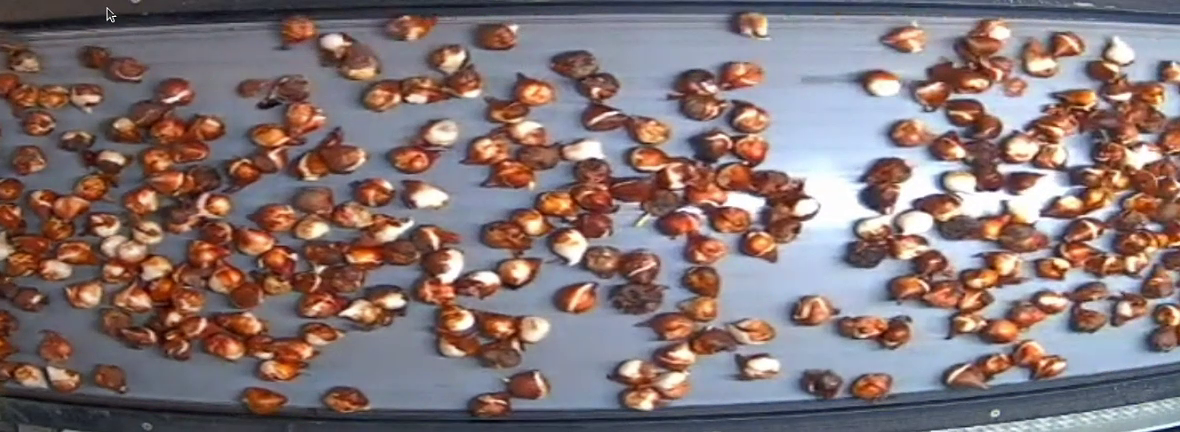
#> input picture test/data/belt_tulip/437.png, 1180 x 432 px, found by its file name
$ python match_template.py
#> lines starting #> are read from the running program, lines starting #| are printed output that depends on the picture
"""
Script to estimate shift. Copied from:
https://github.com/roel-klein/stitchem
"""

import warnings

import cv2
import numpy as np
import numpy.typing as npt


# [14 lines left out: function estimate_vertical_shift_match_template, not called in this run]

def estimate_shift_match_template(
        bottom_incoming_image : npt.NDArray,
        top_stitched_image: npt.NDArray,
        starting_roi_xyxy: list[int],
        max_shift : int,
        method = cv2.TM_CCOEFF,
        movement: str = "y-axis", # or x-axis
        direction: str = "decrease", # decrease
        mask = None,
    ) -> tuple[int, npt.NDArray]:
    """
    Estimates the shift in pixels from top_stitched_image to bottom_incoming_image.
    Arguments:
        - bottom_incoming_image : shifted image to align, grayscale np.uint8
        - top_stitched_image : starting image to align with, grayscale np.uint8
        - starting_roi_xyxy: bounding box of the bottom_stitched_image to use for align.
        - max_shift : maximum vertical shift in pixels
    Returns:
        pixelshift : Estimated number pixels of that should be added from incoming image
        errors : For each pixelshift, the sum of the MAE.
    """
    roi_x1 = starting_roi_xyxy[0]
    roi_y1 = starting_roi_xyxy[1]
    roi_x2 = starting_roi_xyxy[2]
    roi_y2 = starting_roi_xyxy[3]

    if movement=="y-axis":
        height = bottom_incoming_image.shape[0]
        max_shift_x = 0
        max_shift_y = min(max_shift, height)

        if roi_y1 < max_shift_y:
            warnings.warn(
                f"The region of interest y-position {roi_y1} is smaller than "
                f"maximum shift {max_shift}. Adjusting y-position to "
                f"{max_shift}, to make it possible to check previous pixel "
                f"lines. Adjusting either max_shift or still_box_xyxy is "
                f"recommended to prevent possible runtimeerrors.",
                stacklevel=2,
            )
            # further shift starting roi y-position if necessary
            # to make sure we can look at the max_shift pixels before it
            roi_y2 += max_shift_y - roi_y1
            roi_y1 += max_shift_y - roi_y1
            if roi_y2 > height:
                raise RuntimeError("Bounding box exceeded image border, reduce max "
                                   "shift or roi box size")

        # convert roi indices to be negative, relative to image end
        # this way we can use the same roi indices for a longer stitched image
        # and a shorter incoming image
        roi_y1 -= bottom_incoming_image.shape[0]
        roi_y2 -= bottom_incoming_image.shape[0]

    elif movement=="x-axis":
        width = bottom_incoming_image.shape[1]
        max_shift_y = 0
        max_shift_x = min(max_shift, width)

        if roi_x1 < max_shift_x:
            warnings.warn(
                f"The region of interest x-position {roi_x1} is smaller than "
                f"maximum shift {max_shift}. Adjusting x-position to "
                f"{max_shift}, to make it possible to check previous pixel "
                f"lines. Adjusting either max_shift or still_box_xyxy is "
                f"recommended to prevent possible runtimeerrors.",
                stacklevel=2,
            )
            # further shift starting roi y-position if necessary
            # to make sure we can look at the max_shift pixels before it
            roi_x2 += max_shift_x - roi_x1
            roi_x1 += max_shift_x - roi_x1
            if roi_x2 > width:
                raise RuntimeError("Bounding box exceeded image border, reduce max "
                                   "shift or roi box size")

        # convert roi indices to be negative, relative to image end
        # this way we can use the same roi indices for a longer stitched image
        # and a shorter incoming image
        roi_x1 -= bottom_incoming_image.shape[1]
        roi_x2 -= bottom_incoming_image.shape[1]

    else:
        KeyError()

    if direction=="decrease":
        # Apply template Matching
        search = bottom_incoming_image[roi_y1-max_shift_y:roi_y2,
                                       roi_x1-max_shift_x:roi_x2]
        index_order = -1
    elif direction=="increase":
        search = bottom_incoming_image[roi_y1:roi_y2+max_shift_y,
                                       roi_x1:roi_x2+max_shift_x]
        index_order = 1


    template = top_stitched_image[roi_y1:roi_y2, roi_x1:roi_x2]
    if mask is not None:
        # mask is for template!
        res = cv2.matchTemplate(search, template, method,mask=mask[roi_y1:roi_y2, roi_x1:roi_x2])
    else:
        res = cv2.matchTemplate(search, template, method,mask=None)

    if movement=="x-axis":
        res = res.T

    # If the method is TM_SQDIFF or TM_SQDIFF_NORMED, lower is better (error metric)
    # for other, higher is better(similarity metric)
    if method in [cv2.TM_SQDIFF, cv2.TM_SQDIFF_NORMED]:
        pixelshift = int(np.argmin(res[::index_order, 0])) * 1*index_order
    else:
        pixelshift = int(np.argmax(res[::index_order, 0])) * 1*index_order

    # [5 lines of commented-out code are left out]
    return pixelshift, res


# [230 lines left out: functions estimate_vertical_shift_match_template_twostage, estimate_vertical_shift_orb, not called in this run]


    # # if pixelshift <= 0:
    # #     warnings.warn(f"ORB found negative pixelshift {pixelshift}", stacklevel=2)
    # return pixelshift, (k2, d2)

if __name__=="__main__":
    from pathlib import Path

    indir = Path("data/belt_tulip")
    name_1 = indir / "437.png"
    name_2 = indir / "438.png"

    movement="x-axis"
    direction="increase"

    def read_data():
        bgr_img1 = cv2.imread(str(name_1), cv2.IMREAD_GRAYSCALE)
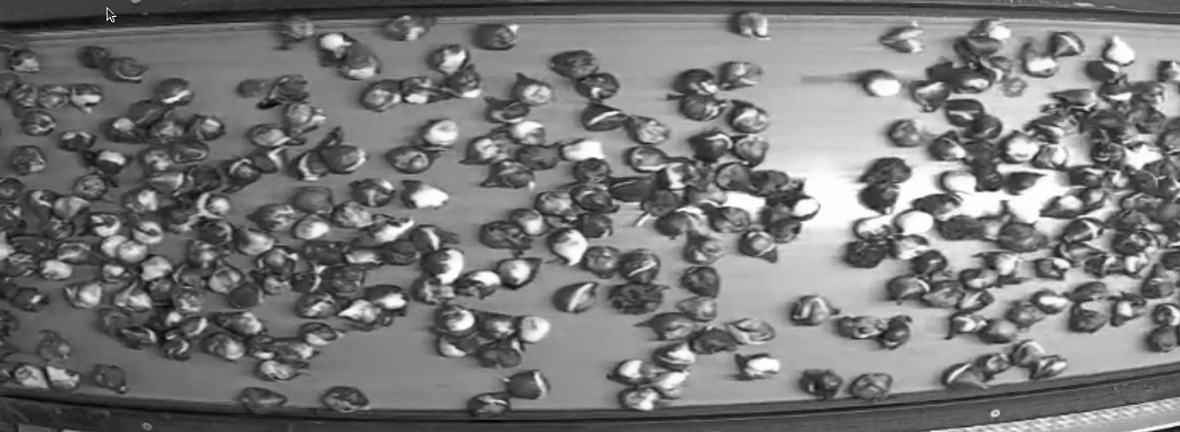
#> bgr_img1: shape (432, 1180); min 0, max 255, mean 120.2
        bgr_img2 = cv2.imread(str(name_2), cv2.IMREAD_GRAYSCALE)
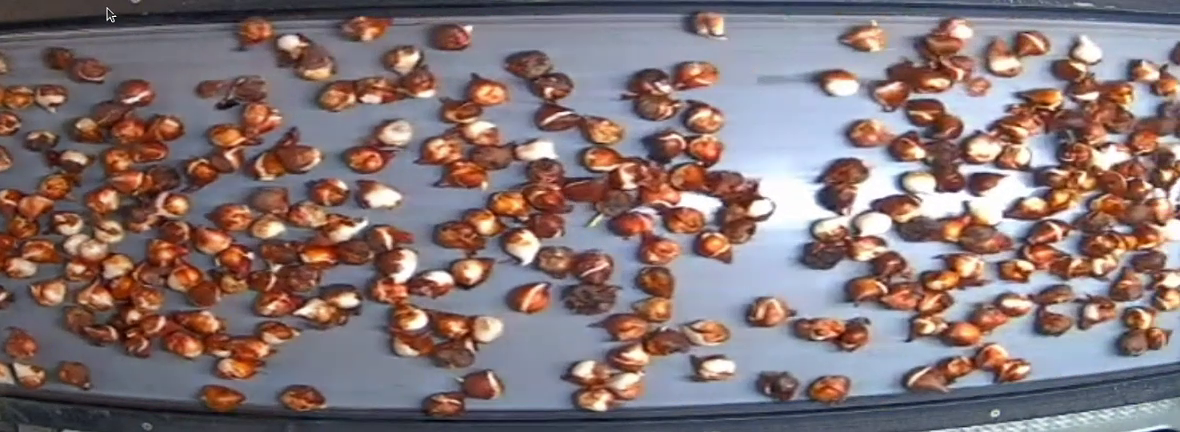
#> input picture test/data/belt_tulip/438.png, 1180 x 432 px, found by its file name
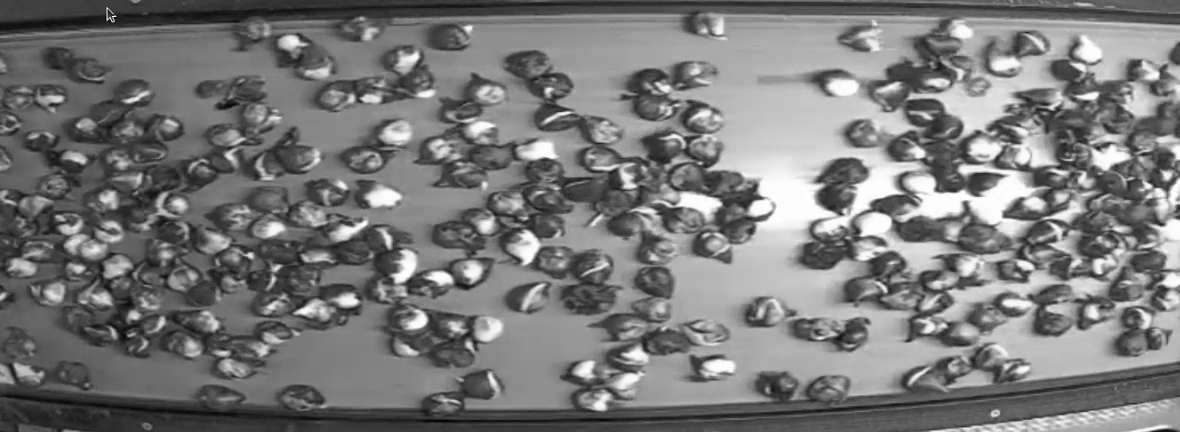
#> bgr_img2: shape (432, 1180); min 0, max 255, mean 120.6

        # # Rotate both images counter clockwise 90 degrees
        bgr_img1 = cv2.rotate(bgr_img1, cv2.ROTATE_90_CLOCKWISE)
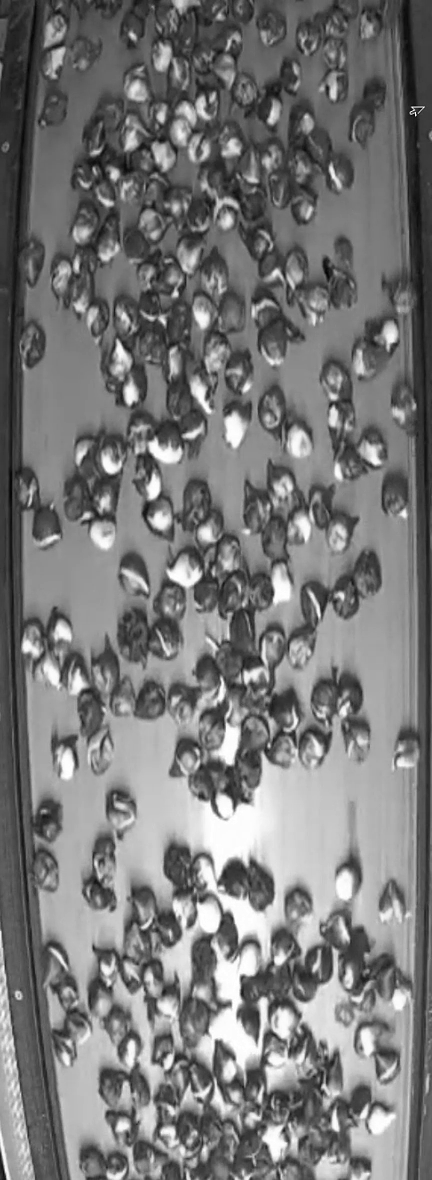
#> bgr_img1: shape (1180, 432); min 0, max 255, mean 120.2
        bgr_img2 = cv2.rotate(bgr_img2, cv2.ROTATE_90_CLOCKWISE)
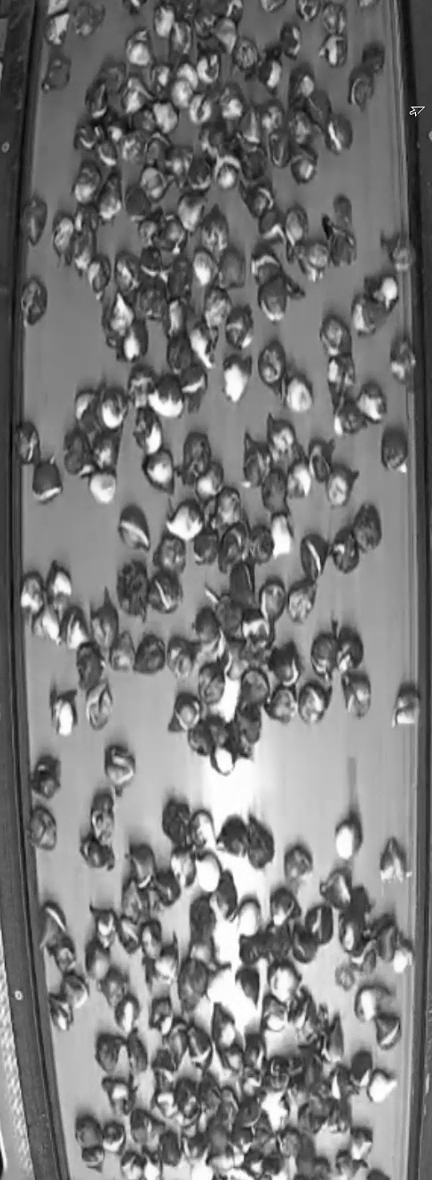
#> bgr_img2: shape (1180, 432); min 0, max 255, mean 120.6
        return bgr_img1, bgr_img2


    gt = -46
    if direction=="increase":
        gt = 46
        bgr_img2, bgr_img1 = read_data()
    else:
        bgr_img1, bgr_img2 = read_data()


    starting_roi_xyxy = [40, 300,375, 800]
    if movement=="x-axis":
        starting_roi_xyxy = [300, 40, 800, 375]

        bgr_img1 = cv2.rotate(bgr_img1, cv2.ROTATE_90_COUNTERCLOCKWISE)
        bgr_img2 = cv2.rotate(bgr_img2, cv2.ROTATE_90_COUNTERCLOCKWISE)

    shift_y, res = estimate_shift_match_template(bottom_incoming_image=bgr_img2,
                                           top_stitched_image=bgr_img1,
                                           starting_roi_xyxy=starting_roi_xyxy,
                                           max_shift=110,
                                           movement=movement,
                                           direction=direction
    )
#> in estimate_shift_match_template, `search = bottom_incoming_image[roi_y1:roi_y2+max_shift_y, roi_x1:roi_x..`:
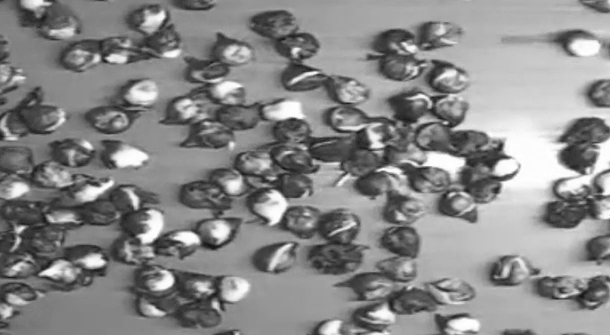
#> search: shape (335, 610); min 17, max 255, mean 135.9
#> in estimate_shift_match_template, `template = top_stitched_image[roi_y1:roi_y2, roi_x1:roi_x2]`:
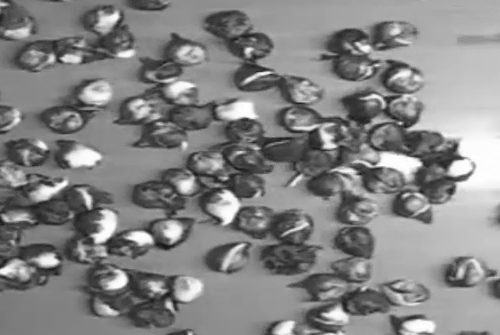
#> template: shape (335, 500); min 22, max 255, mean 132.2
#> in estimate_shift_match_template, `res = res.T`: res = 111 values, max 395160352 at index 46, min 32263378 at index 105, mean 126862680
#> in estimate_shift_match_template, `pixelshift = int(np.argmax(res[::index_order, 0])) * 1*index_order`: pixelshift = 46
#> shift_y = 46
